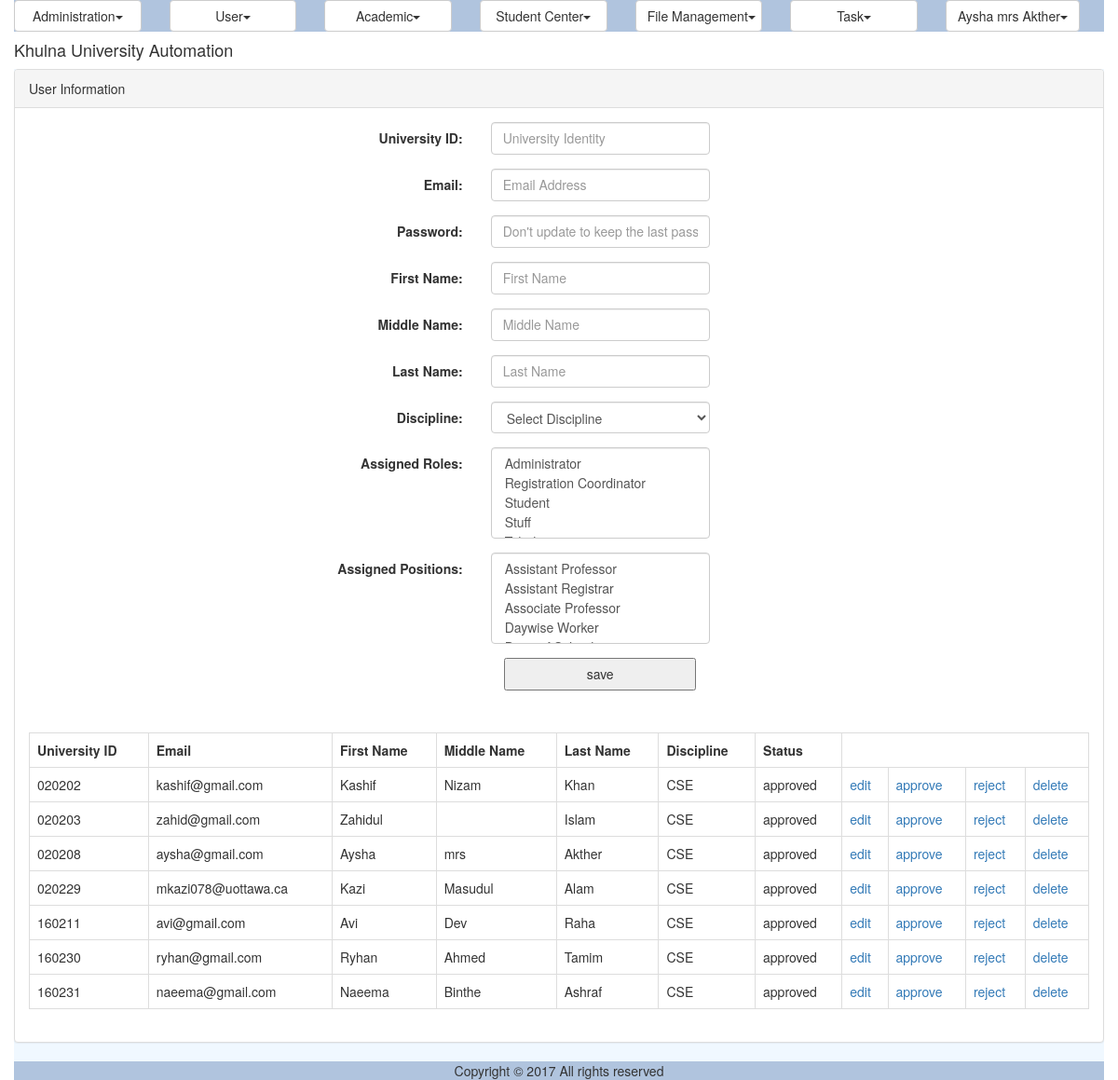
Page /user.php (signed in) on the committed database.
### tables this page shows
CREATE TABLE `ums_user` (
  `ID` varchar(40) NOT NULL,
  `UniversityID` varchar(20) NOT NULL,
  `Email` varchar(50) NOT NULL,
  `Password` varchar(255) NOT NULL,
  `FirstName` varchar(50) DEFAULT NULL,
  `MiddleName` varchar(50) DEFAULT NULL,
  `LastName` varchar(50) DEFAULT NULL,
  `DisciplineID` varchar(40) DEFAULT NULL,
  `Status` varchar(20) DEFAULT NULL,
  `IsLogged` varchar(10) DEFAULT NULL,
  `IsArchived` varchar(10) DEFAULT NULL,
  `IsDeleted` varchar(10) DEFAULT NULL
);

CREATE TABLE `ums_discipline` (
  `ID` varchar(40) NOT NULL,
  `Name` varchar(50) NOT NULL,
  `ShortCode` varchar(20) DEFAULT NULL,
  `SchoolID` varchar(40) DEFAULT NULL
);

### modules/user/ui/view.user.inc (the view, shortened to what the rows shown need)
<?php
include_once 'blade/view.user.blade.inc';
include_once COMMON.'class.common.inc';
?>
<div class="panel panel-default">
	<div class="panel-body">
	<table class="table table-bordered">
	<?php
	$Result = $_UserBAO->getAllUsers();
	if($Result->getIsSuccess()){
		$UserList = $Result->getResultObject();
	?>
		<tr>
			<th>University ID</th>
			<th>Email</th>
			<th>First Name</th>
			<th>Middle Name</th>
			<th>Last Name</th>
			<th>Discipline</th>
			<th>Status</th>
		</tr>
		<?php
		for($i = 0; $i < sizeof($UserList); $i++) {
			$User = $UserList[$i];
			?>
		    <tr>
			    <td><?php echo $User->getUniversityID(); ?></td>
			    <td><?php echo $User->getEmail(); ?></td>
			    <td><?php echo $User->getFirstName(); ?></td>
			    <td><?php echo $User->getMiddleName(); ?></td>
			    <td><?php echo $User->getLastName(); ?></td>
			    <td><?php echo $User->getDiscipline()->getShortCode(); ?></td>
			    <td><?php echo $User->getStatus(); ?></td>
			    <td>
			    <a href="?edit=<?php echo $User->getID(); ?>" onclick="return confirm('sure to edit !'); " >edit</a>
			    </td>
			    <td>
			    <a href="?approve=<?php echo $User->getID(); ?>" onclick="return confirm('sure to approve !'); " >approve</a>
			    </td>
			    <td>
			    <a href="?reject=<?php echo $User->getID(); ?>" onclick="return confirm('sure to reject !'); " >reject</a>
			    </td>
			    <td>
			    <a href="?del=<?php echo $User->getID(); ?>" onclick="return confirm('sure to delete !'); " >delete</a>
			    </td>
		    </tr>
	    <?php
		}
	}
	else{
		echo $Result->getResultObject();
	}
	?>
	</table>
	</div>
</div>

### rows in the picture
ums_user: UniversityID "020202", Email "kashif@gmail.com", FirstName "Kashif", MiddleName "Nizam", LastName "Khan", Status "approved"
ums_discipline: ShortCode "CSE"
ums_user: UniversityID "020203", Email "zahid@gmail.com", FirstName "Zahidul", LastName "Islam", Status "approved"
ums_user: UniversityID "020208", Email "aysha@gmail.com", FirstName "Aysha", MiddleName "mrs", LastName "Akther", Status "approved"
ums_user: UniversityID "020229", Email "mkazi078@uottawa.ca", FirstName "Kazi", MiddleName "Masudul", LastName "Alam", Status "approved"
ums_user: UniversityID "160211", Email "avi@gmail.com", FirstName "Avi", MiddleName "Dev", LastName "Raha", Status "approved"
ums_user: UniversityID "160230", Email "ryhan@gmail.com", FirstName "Ryhan", MiddleName "Ahmed", LastName "Tamim", Status "approved"
ums_user: UniversityID "160231", Email "naeema@gmail.com", FirstName "Naeema", MiddleName "Binthe", LastName "Ashraf", Status "approved"

### other values in the picture
$globalMenu[$i]->getTitle() "Administration User Academic Student Center File Management Task"
$CurrentUser->getFullName() "Aysha mrs Akther"
